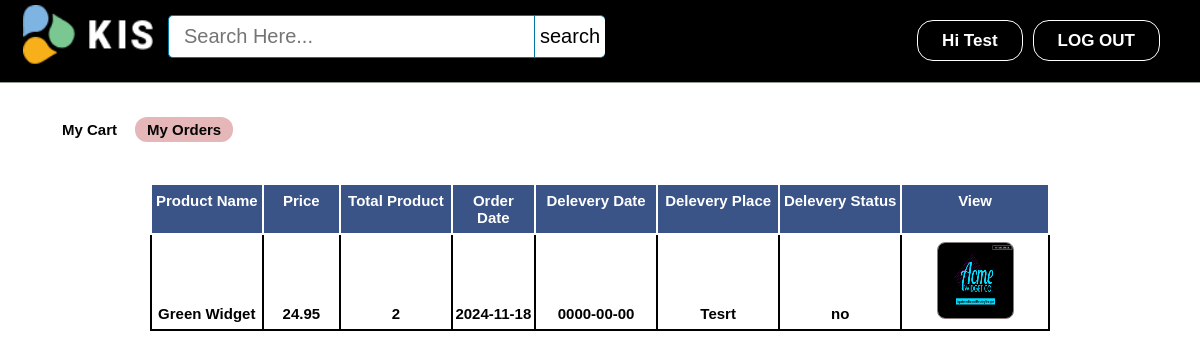
The page /profile.php?uid=47 (signed in) on the database as committed earlier.
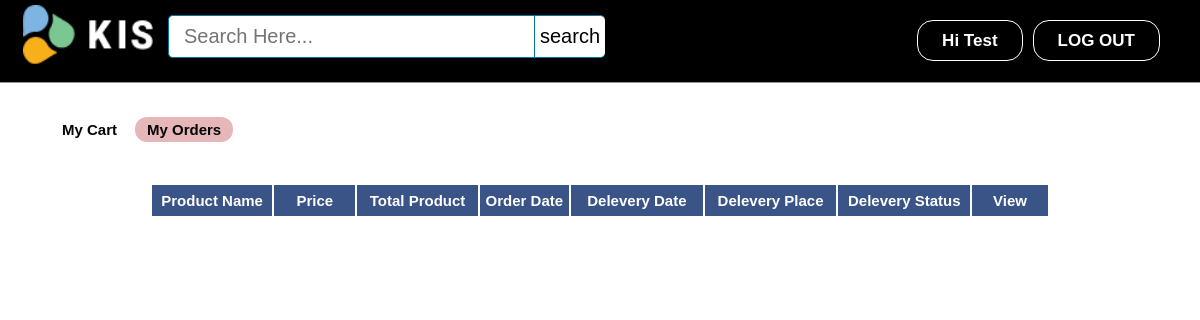
The same page on the database as committed later.
### tables this page shows
CREATE TABLE `orders` (
  `id` int(11) NOT NULL,
  `uid` int(11) NOT NULL,
  `pid` int(11) NOT NULL,
  `quantity` int(11) NOT NULL,
  `oplace` text NOT NULL,
  `mobile` varchar(15) NOT NULL,
  `dstatus` varchar(10) NOT NULL DEFAULT 'no',
  `odate` date NOT NULL,
  `ddate` date NOT NULL,
  `delivery` varchar(30) NOT NULL
);

CREATE TABLE `products` (
  `id` int(11) NOT NULL,
  `pName` varchar(100) NOT NULL,
  `price` varchar(11) NOT NULL,
  `piece` int(11) NOT NULL,
  `description` text NOT NULL,
  `available` int(11) NOT NULL,
  `category` varchar(100) NOT NULL,
  `type` varchar(100) NOT NULL,
  `item` varchar(100) NOT NULL,
  `pCode` varchar(20) NOT NULL,
  `picture` text NOT NULL
);

### profile.php (the view, shortened to what this page needs)
<?php include ( "inc/connect.inc.php" ); ?>
<?php
if (!isset($_SESSION['user_login'])) {
	header("location: login.php");
}
else {
	$user = $_SESSION['user_login'];
	$result = mysqli_query($con, "SELECT * FROM user WHERE id='$user'");
		$get_user_email = mysqli_fetch_assoc($result);
			$uname_db = $get_user_email['firstName'];
}
$search_value = "";
?>
<!DOCTYPE html>
<html>
<head>
	<link rel="stylesheet" type="text/css" href="css/style.css">
</head>
<body style="">
	<div class="homepageheader">
			<div class="signinButton loginButton">
				<div class="uiloginbutton signinButton loginButton" style="margin-right: 40px;">
					<?php
						if ($user!="") {
							echo '<a style="text-decoration: none; color: #fff;" href="logout.php">LOG OUT</a>';
						}
						else {
							echo '<a style="text-decoration: none; color: #fff;" href="signin.php">SIGN IN</a>';
						}
					 ?>
				</div>
				<div class="uiloginbutton signinButton loginButton" style="">
					<?php
						if ($user!="") {
							echo '<a style="text-decoration: none; color: #fff;" href="profile.php?uid='.$user.'">Hi '.$uname_db.'</a>';
						}
						else {
							echo '<a style="text-decoration: none; color: #fff;" href="login.php">LOG IN</a>';
						}
					 ?>
				</div>
			</div>
			<div style="float: left; margin: 5px 0px 0px 23px;">
				<a href="index.php">
					<img style=" height: 60px; width: 130px;" src="image/cart.png">
				</a>
			</div>
			<div id="srcheader">
				<form id="newsearch" method="get" action="search.php">
				        <?php
				        	echo '<input type="text" class="srctextinput" name="keywords" size="21" maxlength="120"  placeholder="Search Here..." value="'.$search_value.'"><input type="submit" value="search" class="srcbutton" >';
				         ?>
				</form>
			</div>
		</div>
		<div class="categolis">
			<table>
				<tr>
					<th><?php echo '<a href="mycart.php?uid='.$user.'" style="text-decoration: none;color: #040403;padding: 4px 12px;background-color: #fff;border-radius: 12px;font-size: 15px;">My Cart</a>'; ?></th>
					<th>
						<?php echo '<a href="profile.php?uid='.$user.'" style="text-decoration: none;color: #040403;padding: 4px 12px;background-color: #e6b7b8;border-radius: 12px;font-size: 15px;">My Orders</a>'; ?>
					</th>
				</tr>
			</table>
		</div>
	<div style="margin-top: 20px;">
		<div style="width: 900px; margin: 0 auto;">
			<ul>
				<li style=" background-color: #fff;">
					<div>
						<div>
							<table class="rightsidemenu">
								<tr style="font-weight: bold;color: #fff;" colspan="10" bgcolor="#3A5487">
									<th>Product Name</th>
									<th>Price</th>
									<th>Total Product</th>
									<th>Order Date</th>
									<th>Delevery Date</th>
									<th>Delevery Place</th>
									<th>Delevery Status</th>
									<th>View</th>
								</tr>
								<tr>
									<?php include ( "inc/connect.inc.php");
									$query = "SELECT * FROM orders WHERE uid='$user' ORDER BY id DESC";
									$run = mysqli_query($con, $query);
									while ($row=mysqli_fetch_assoc($run)) {
										$pid = $row['pid'];
										$quantity = $row['quantity'];
										$oplace = $row['oplace'];
										$odate = $row['odate'];
										$ddate = $row['ddate'];
										$dstatus = $row['dstatus'];
										$query1 = "SELECT * FROM products WHERE id='$pid'";
										$run1 = mysqli_query($con, $query1);
										$row1=mysqli_fetch_assoc($run1);
										$pId = $row1['id'];
										$pName = substr($row1['pName'], 0,50);
										$price = $row1['price'];
										$picture = $row1['picture'];
									 ?>
									<th><?php echo $pName; ?></th>
									<th><?php echo $price; ?></th>
									<th><?php echo $quantity; ?></th>
									<th><?php echo $odate; ?></th>
									<th><?php echo $ddate; ?></th>
									<th><?php echo $oplace; ?></th>
									<th><?php echo $dstatus; ?></th>
									<th><?php echo '<div class="home-prodlist-img"><a href="OurProducts/view_product.php?pid='.$pId.'">
													<img src="image/product/'.$picture.'" class="home-prodlist-imgi" style="height: 75px; width: 75px;">
													</a>
												</div>' ?></th>
								</tr>
								<?php } ?>
							</table>
						</div>
					</div>
				</li>
			</ul>
		</div>
	</div>
</body>
</html>

Rows that differ between the two databases and show on the page:
removed orders: products.pName "Green Widget", products.price "24.95", quantity "2", odate "2024-11-18", ddate "0000-00-00", oplace "Tesrt", dstatus "no", products.picture (picture)
